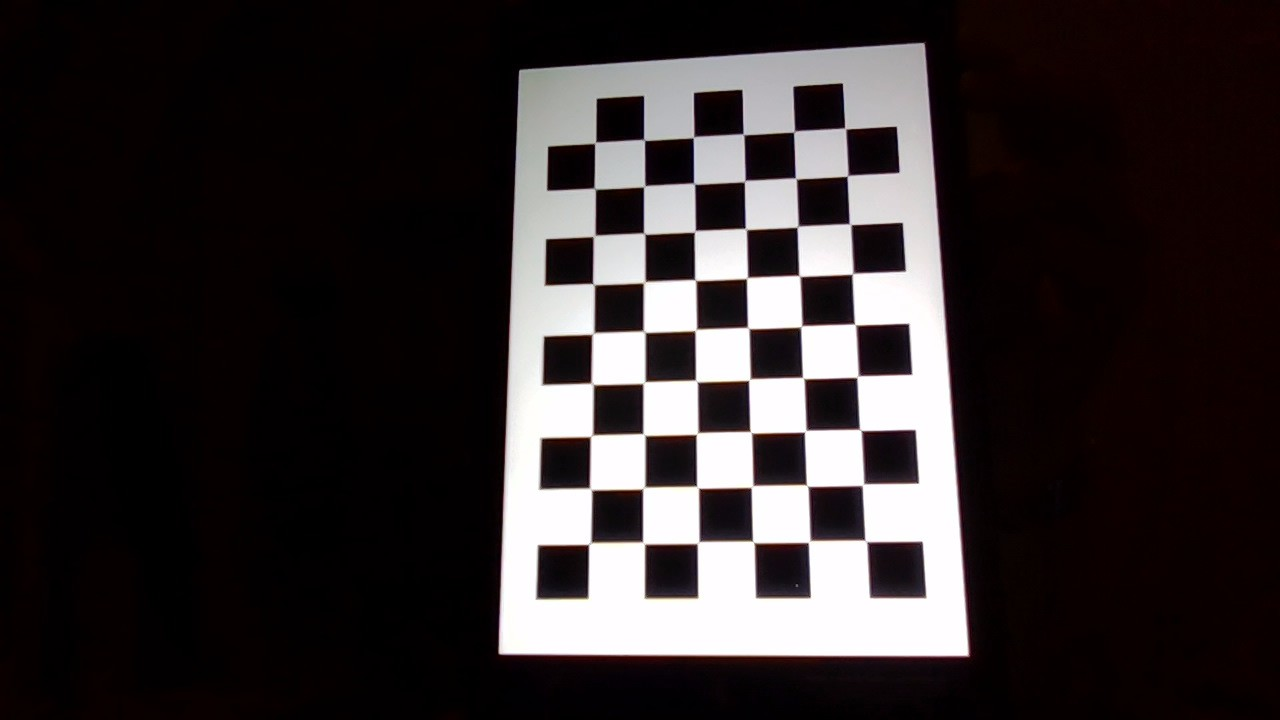
#> input picture Camera Geometric Calibration/data/WIN_20250213_22_46_10_Pro.jpg, 1280 x 720 px
$ jupyter execute --allow-errors assignment1.ipynb   (text cells are left out)
#> lines starting #> are read from the running program, lines starting #| are printed output that depends on the picture; after the words box and inside, x2 and y2 are one past the last pixel; in counts of white or black regions, pixels touching at a corner belong together; long printed decimals are rounded
[cell 1]
import cv2 as cv
import numpy as np
import os
import math

[cell 2]

# [53 lines left out: function click_corners, not called in this run]

[cell 3]
def find_auto(img, gray, objpoints, imgpoints, objp, window, n_rows=9, n_cols=6):
    """
    used to find the corner points and fill objpoints, imgpoints lists
    img, gray: original and grayscale image
    """

    # choice task - denoising
    gray = cv.fastNlMeansDenoising(gray, None, h=10)

    # detect chess board corners
    ret, corners = cv.findChessboardCorners(gray, (n_rows,n_cols), None)

    if ret:
        # improve quality of automatically found corners
        criteria = (cv.TERM_CRITERIA_EPS + cv.TERM_CRITERIA_MAX_ITER, 30, 0.001)
        corners = cv.cornerSubPix(gray, corners, (11, 11), (-1, -1), criteria)

        objpoints.append(objp)
        imgpoints.append(corners)

        # display the corners on image
        cv.drawChessboardCorners(img, (n_rows,n_cols), corners, True)
        cv.imshow(window, img)
        cv.waitKey(0)
        cv.destroyWindow(window)
    else:
        # if corners are not found, switch to manual mode
        click_corners(img, objpoints, imgpoints, objp, window, n_rows, n_cols)

[cell 4]
# [15 lines left out: function compute_reprojection_errors, not called in this run]

[cell 5]
def run(data='./data' , n_rows=9, n_cols=6, mode=1):
    """
    offline phase
    mode defines the run setting (1,2,3)
    (n_rows, n_cols): the number of inner points to look for
    in our case and pattern we have (9,6)
    """

    images= os.listdir('./data') # mode 1 (using all images)

    if mode==2:
        images = images[-10:]
    if mode==3:
        images = images[-5:]

    objp = np.zeros((n_rows*n_cols,3), np.float32)
    objp[:,:2] = np.mgrid[0:n_rows,0:n_cols].T.reshape(-1,2)
    objp= objp*16.5  # we measured the side of each square to be 16,5mm

    # Lists to store object and image points from all images.
    objpoints = [] # 3d point in real world space
    imgpoints = [] # 2d points in image plane.

    for fname in images:

        img = cv.imread(f'./data/{fname}')
        gray = cv.cvtColor(img, cv.COLOR_BGR2GRAY)
        # we convert to grayscale before passing to 'findChessboardCorners'

        window = f'image_{fname}'
        # find chess board corners either automatically or manually
        find_auto(img, gray, objpoints, imgpoints, objp, window, n_rows=n_rows, n_cols=n_cols)

    cv.destroyAllWindows()
    # caliibrate camera and return results
    ret, mtx, dist, rvecs, tvecs = cv.calibrateCamera(objpoints, imgpoints, gray.shape[::-1], None, None)

    return ret, mtx, dist, rvecs, tvecs

[cell 6]
# [71 lines left out: function run_bonus, not called in this run]

[cell 7]
# [24 lines left out: function draw_cube, not called in this run]

[cell 8]
# [74 lines left out: function fill_top_face_with_hsv, not called in this run]

[cell 9]
def drawAxesCube(img, mtx, dist):
    """
    detects crossboard and estimates its pose, then plots on the plane of its surface the 3D coordinate system
    and also draws a cube calculated in draw_cube() with its top face colored according to fill_top_face_with_hsv()

    input
    img : np array chessboard image
    mtx : np array camera matrix, calculated after calibration
    dist : np array distortion coefficients calculated after calibration

    Returns:
    --------
    np array: image with the drawn axes and cube
    """

    #grayscale and find corners automatically (if it doesnt find it, it returns the image)
    gray = cv.cvtColor(img, cv.COLOR_BGR2GRAY)
    ret, corners = cv.findChessboardCorners(gray, (9,6), None)
    if not ret:
        return img

    #we refine the corners
    criteria = (cv.TERM_CRITERIA_EPS + cv.TERM_CRITERIA_MAX_ITER, 30, 0.001)
    corners = cv.cornerSubPix(gray, corners, (11, 11), (-1, -1), criteria)

    objp = np.zeros((9*6, 3), np.float32)
    objp[:,:2] = np.mgrid[0:9, 0:6].T.reshape(-1, 2)
    objp = objp * 16.5

    #estimate rotation vector and translation vector by solving based on the camera calibration
    _, rvec, tvec = cv.solvePnP(objp, corners, mtx, dist)

    square = 16.5
    cube_side = 2 * 16.5  # cube side size = 2 board squares

    # coordinate system
    axis = np.float32([[0,0,0],
                        [5*square,0,0],
                        [0,5*square,0],
                        [0,0,-5*square]])

    # cube (it is "-" in z because of opencv default settings)
    cube = np.float32([
        [0,0,0],
        [cube_side, 0, 0],
        [cube_side, cube_side, 0],
        [0, cube_side, 0],
        [0, 0, -cube_side],
        [cube_side, 0, -cube_side],
        [cube_side, cube_side, -cube_side],
        [0, cube_side, -cube_side]
    ])

    # project the axis points and cube points to the 2D image and then convert to pixel coordinates
    imgpts_axis, _ = cv.projectPoints(axis, rvec, tvec, mtx, dist)
    imgpts_cube, _ = cv.projectPoints(cube, rvec, tvec, mtx, dist)
    origin = tuple(map(int, imgpts_axis[0].ravel()))
    pt_x   = tuple(map(int, imgpts_axis[1].ravel()))
    pt_y   = tuple(map(int, imgpts_axis[2].ravel()))
    pt_z   = tuple(map(int, imgpts_axis[3].ravel()))
    cv.circle(img, origin, 5, (0, 255, 255), -1)

    cv.arrowedLine(img, origin, pt_x, (0,0,255), 3, tipLength=0.1)  # X
    cv.arrowedLine(img, origin, pt_y, (0,255,0), 3, tipLength=0.1)  # Y
    cv.arrowedLine(img, origin, pt_z, (255,0,0), 3, tipLength=0.1)  # Z
    cv.putText(img, 'X', pt_x, cv.FONT_HERSHEY_SIMPLEX, 1, (0, 255, 255), 2, cv.LINE_AA)
    cv.putText(img, 'Y', pt_y, cv.FONT_HERSHEY_SIMPLEX, 1, (0, 255, 255), 2, cv.LINE_AA)
    cv.putText(img, 'Z', pt_z, cv.FONT_HERSHEY_SIMPLEX, 1, (0, 255, 255), 2, cv.LINE_AA)

    # draw cube on image
    img = draw_cube(img, imgpts_cube)
    img = fill_top_face_with_hsv(img, cube, rvec, tvec, mtx, dist)

    return img

[cell 10]
def online(setting='t', mtx=None, dist=None):
    """
    setting t -> perform online phase on test image
    setting c -> perform online phase on frames captured by webcam
    requires camera matrix and distortion coeffs from camera calibration
    """

    if setting=='c':
        # use webcam
        cam = cv.VideoCapture(0)
        record = cv.VideoWriter('webcamtask.mp4', -1, 20.0, (640,480))

        while True:
            # get frame
            ret, frame = cam.read()

            if not ret:
                print("no frame")
                break

            # draw axes and cube if chessboard pattern is found
            frame = drawAxesCube(frame, mtx=mtx, dist=dist)
            frame = cv.flip(frame,1)
            record.write(frame)

            cv.imshow("Webcam", frame)

            # q to exit and close webcam
            if cv.waitKey(1) & 0xFF == ord('q'):
                cam.release()
                record.release()
                cv.destroyAllWindows()
                break

    elif setting=='t':
        # read test image
        test_img = './test.jpg'
        img = cv.imread(test_img)
        # draw cube and axes using camera intrinsics
        image = drawAxesCube(img, mtx=mtx, dist=dist)
        cv.imshow("Webcam", image)
        cv.waitKey(0)
        cv.destroyAllWindows()

[cell 11]
import matplotlib.pyplot as plt

def plot_camera_positions(tvecs):
    """
    Plots the estimated camera positions in 3D space relative to the chessboard
    input:
    tvec: np array of the translation vectors
    """

    fig = plt.figure()
    ax = fig.add_subplot(111, projection='3d')
    ax.set_box_aspect((1,1,1))

    # X, Y, Z coordinates from tvecs
    tvecs = np.array(tvecs).squeeze()

    # plot camera positions
    colors = np.linspace(0, 1, len(tvecs))
    ax.scatter(tvecs[:, 0], tvecs[:, 1], tvecs[:, 2], c=colors, cmap='viridis', marker='o', s=40, alpha=0.8, label="Camera Positions")

    # label axes
    ax.set_xlabel('X Position (mm)')
    ax.set_ylabel('Y Position (mm)')
    ax.set_zlabel('Z Position (mm)')
    ax.set_title('Camera Locations Relative to Chessboard')

    # mark the chessboard origin
    ax.scatter(0, 0, 0, c='red', marker='x', s=100, label="Chessboard Origin")

    ax.legend()

    ax.view_init(elev=20, azim=-60)
    plt.tight_layout()
    plt.show()

#> (a cell that did not finish here is left out)

#> in run, img is the input picture: shape (720, 1280, 3); mean B, G, R 46.6, 45.8, 51.7
#> in find_auto, `ret, corners = cv.findChessboardCorners(gray, (n_rows,n_cols), None)`: ret = True; corners = 54 rows, first 8: [589.5, 542.5], [589.3, 487.6], [590.2, 436.8], [590.7, 382.4], [592, 334.6], [593.6, 284.5], [592.5, 236.7], [594.7, 188.6]
#> in find_auto, `corners = cv.cornerSubPix(gray, corners, (11, 11), (-1, -1), criteria)`: corners = 54 rows, first 8: [589.5, 543.6], [590.6, 489], [591.3, 435.8], [592.1, 383.8], [592.8, 333.4], [593.5, 284.2], [594.1, 235.8], [594.7, 188.6]
#> in find_auto, `cv.drawChessboardCorners(img, (n_rows,n_cols), corners, True)`:
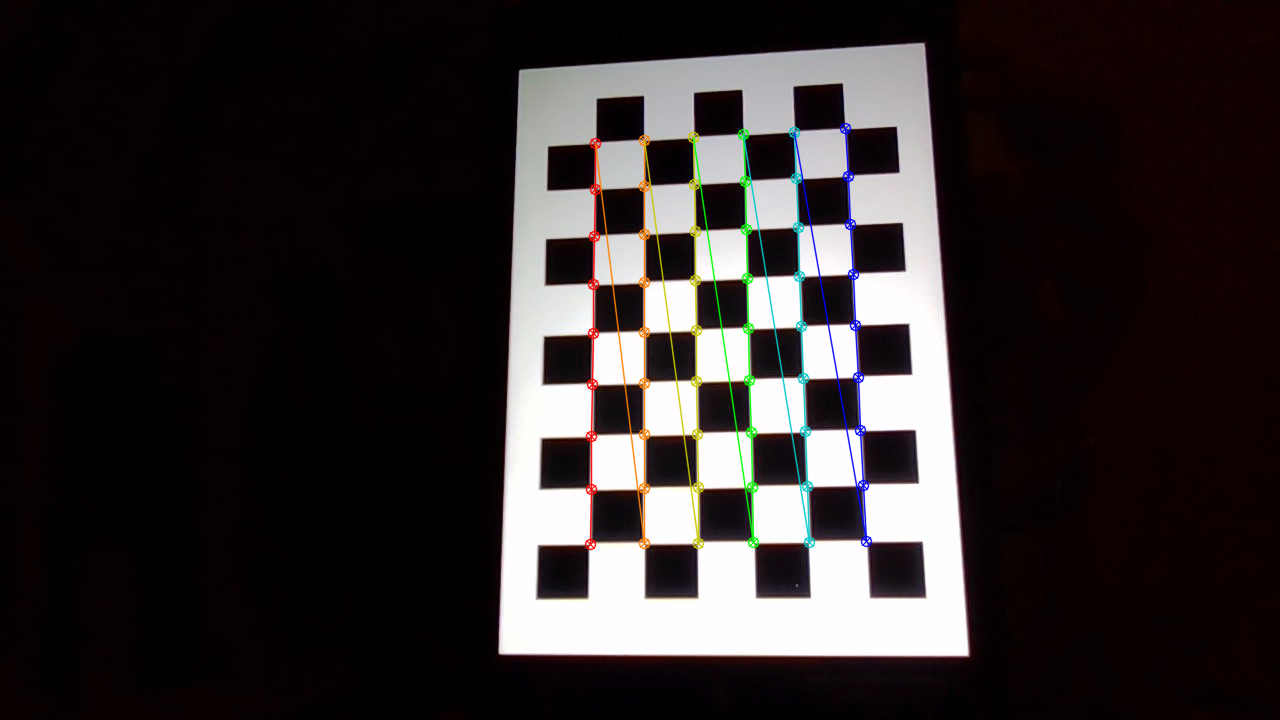
#> img: shape (720, 1280, 3); 1.91% of pixels changed, all inside (x1, y1, x2, y2) = (584, 122, 873, 551)
#| Ret 0.1125, mtx [[955.751   0.         665.907]
#|  [  0.         952.721 350.561]
#|  [  0.           0.           1.        ]], dist [[ 1.10023072e-01 -2.02576506e+00 -1.76725655e-03 -3.76939363e-03
#|    1.29415833e+01]], rvecs (array([[-0.2763],
#|        [-0.0873],
#|        [-1.579]]), array([[-0.2386],
#> (further printed lines are left out)
    print(f"Ret {ret}, mtx {mtx}, dist {dist}, rvecs {rvecs}, tvecs {tvecs}")
    plot_camera_positions(tvecs)
#> in plot_camera_positions, `plt.show()`:
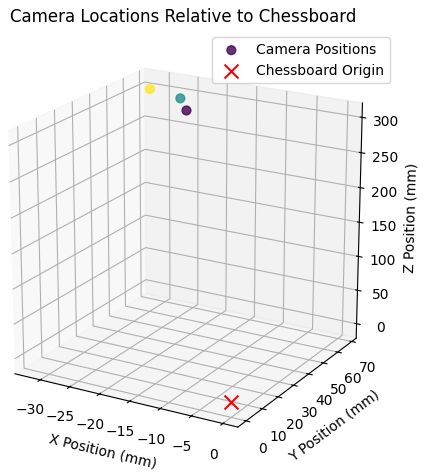
#> figure drawn by matplotlib, 1 panel
    online(setting='t', mtx=mtx, dist=dist)

[cell 13]
# Coice task 1 (real-time performance with webcam)
ret, mtx, dist, rvecs, tvecs = run(n_rows=9, n_cols=6, mode=3)
#> in find_auto (call 4), `ret, corners = cv.findChessboardCorners(gray, (n_rows,n_cols), None)`: corners = 54 rows, first 8: [589.5, 542.5], [589.3, 487.6], [590.2, 436.8], [590.7, 382.4], [592, 334.6], [593.6, 284.5], [592.5, 236.7], [594.7, 188.6]
#> in find_auto (call 4), `corners = cv.cornerSubPix(gray, corners, (11, 11), (-1, -1), criteria)`: corners = 54 rows, first 8: [589.5, 543.6], [590.6, 489], [591.3, 435.8], [592.1, 383.8], [592.8, 333.4], [593.5, 284.2], [594.1, 235.8], [594.7, 188.6]
#> pass 2 of the loop in run, `for fname in images:`:
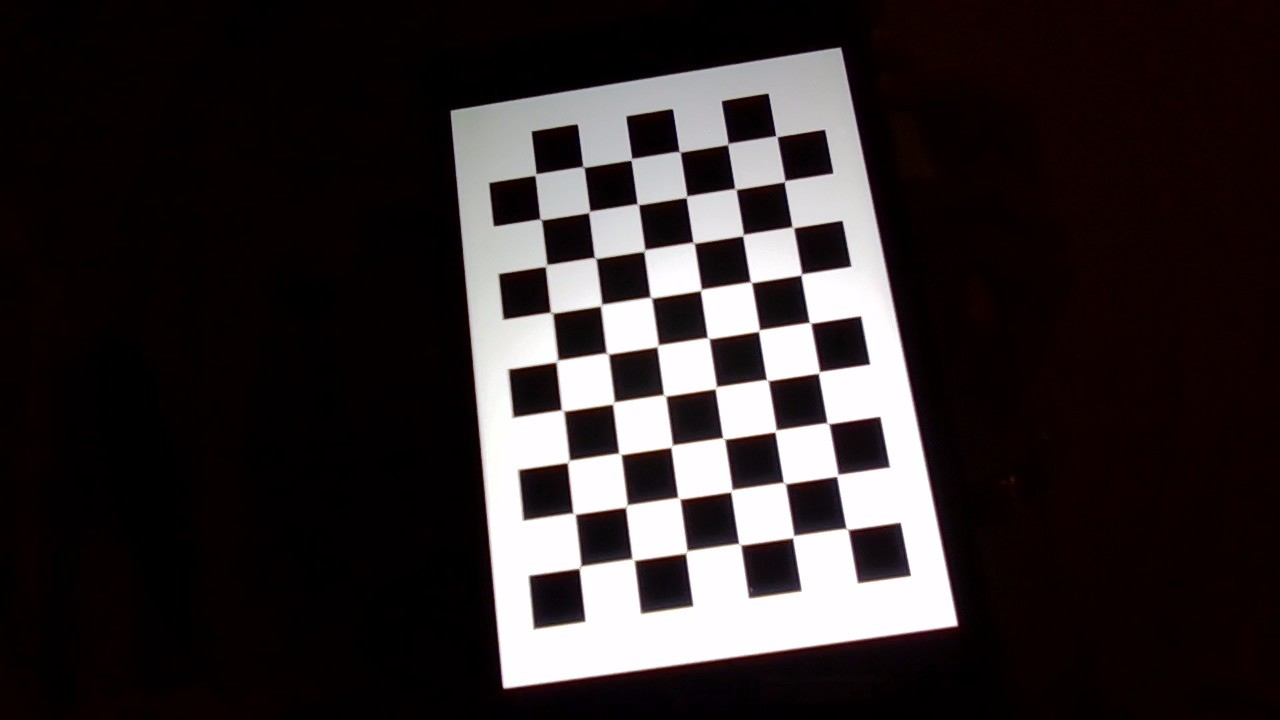
#> input picture Camera Geometric Calibration/data/WIN_20250213_22_46_13_Pro.jpg, 1280 x 720 px
#> in run, img is the input picture: shape (720, 1280, 3); mean B, G, R 44.7, 44, 50.3
#> in find_auto (call 5), `ret, corners = cv.findChessboardCorners(gray, (n_rows,n_cols), None)`: corners = 54 rows, first 8: [578.5, 568.7], [575.8, 514.6], [569.7, 459.6], [560.7, 409.5], [555.8, 362.7], [552, 312.5], [545.3, 267.4], [539.5, 218.7]
#> in find_auto (call 5), `corners = cv.cornerSubPix(gray, corners, (11, 11), (-1, -1), criteria)`: corners = 54 rows, first 8: [579.8, 567.4], [574, 513.7], [568.2, 461.5], [562.4, 410.4], [556.8, 361.1], [551.5, 312.6], [546, 265.5], [540.6, 219.3]
#> in find_auto (call 5), `cv.drawChessboardCorners(img, (n_rows,n_cols), corners, True)`:
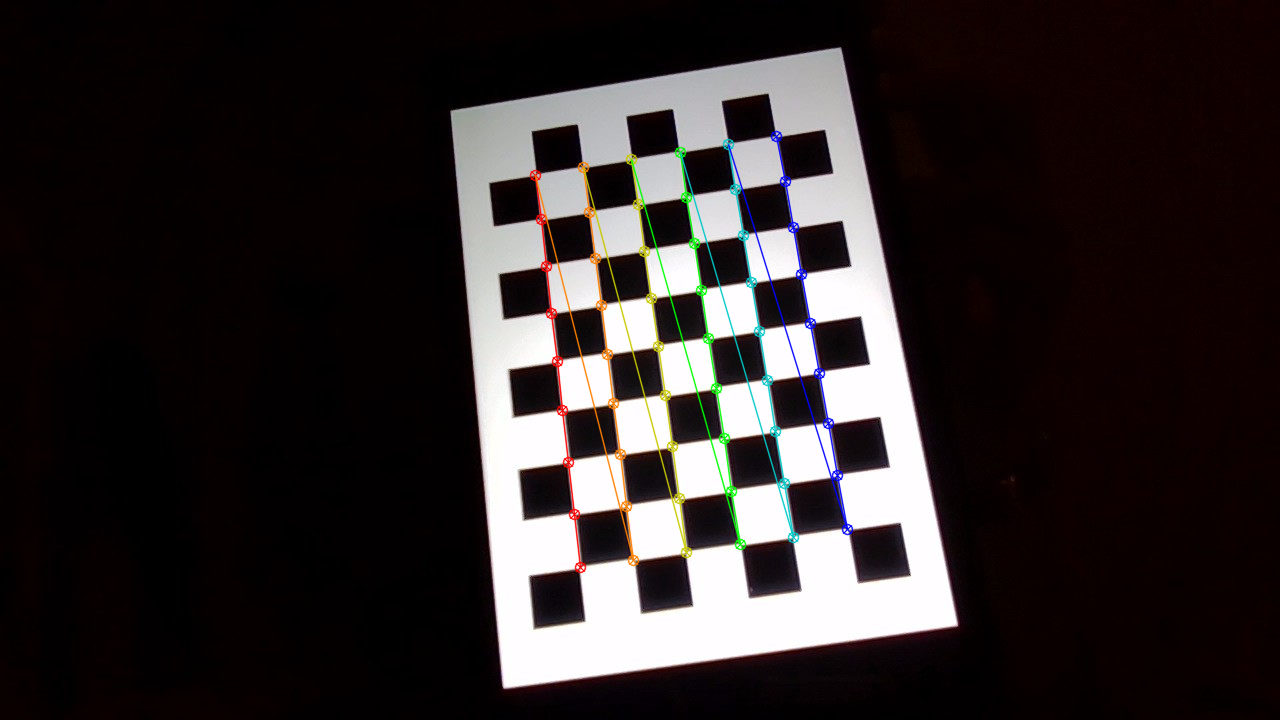
#> img: shape (720, 1280, 3); 1.86% of pixels changed, all inside (x1, y1, x2, y2) = (529, 130, 854, 574)
online(setting='c', mtx=mtx, dist=dist)
#> call 2 of online, with setting = 'c', mtx = array of shape (3, 3), dist = array of shape (1, 5)
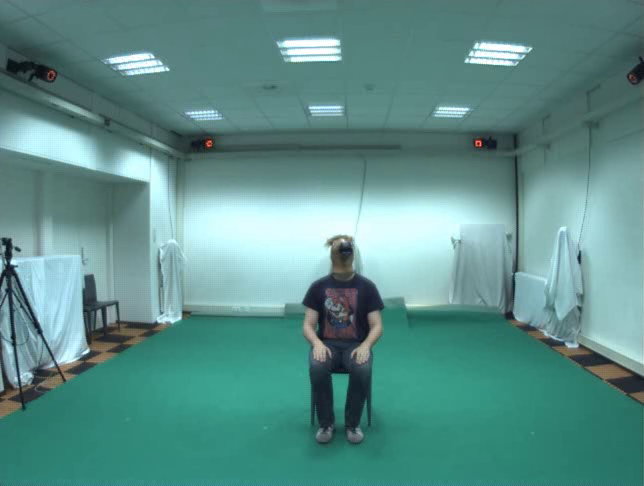
#> input picture frame 42 of Voxel-based 3D Reconstruction/data/cam2/video.avi, 644 x 486 px, given in place of the camera
#> in online, frame is the input picture: shape (486, 644, 3); mean B, G, R 137.7, 142.8, 92.7
#> in drawAxesCube (call 2), `gray = cv.cvtColor(img, cv.COLOR_BGR2GRAY)`:
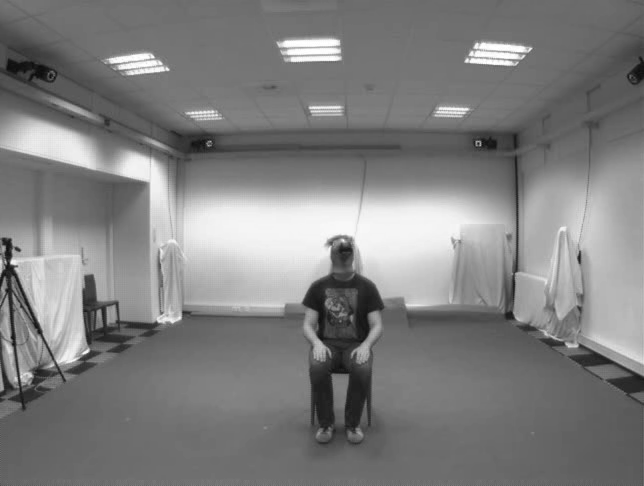
#> gray: shape (486, 644); min 10, max 255, mean 127.2
#> in drawAxesCube (call 2), `ret, corners = cv.findChessboardCorners(gray, (9,6), None)`: ret = False; corners = None
#> in online (call 2), `frame = cv.flip(frame,1)`:
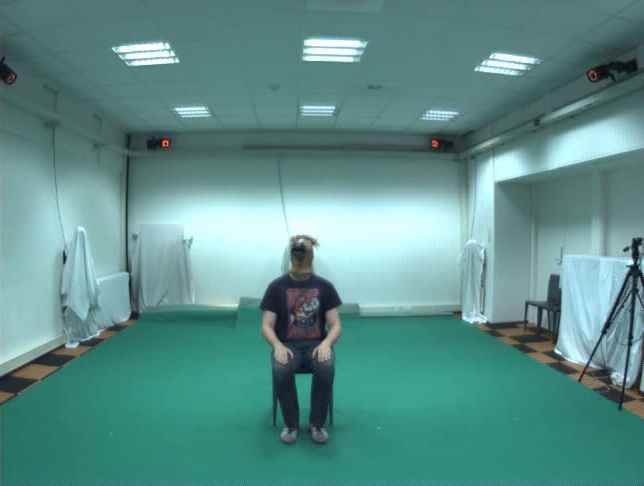
#> frame: shape (486, 644, 3); mean B, G, R 137.7, 142.8, 92.7
#> (key q is pressed here)
